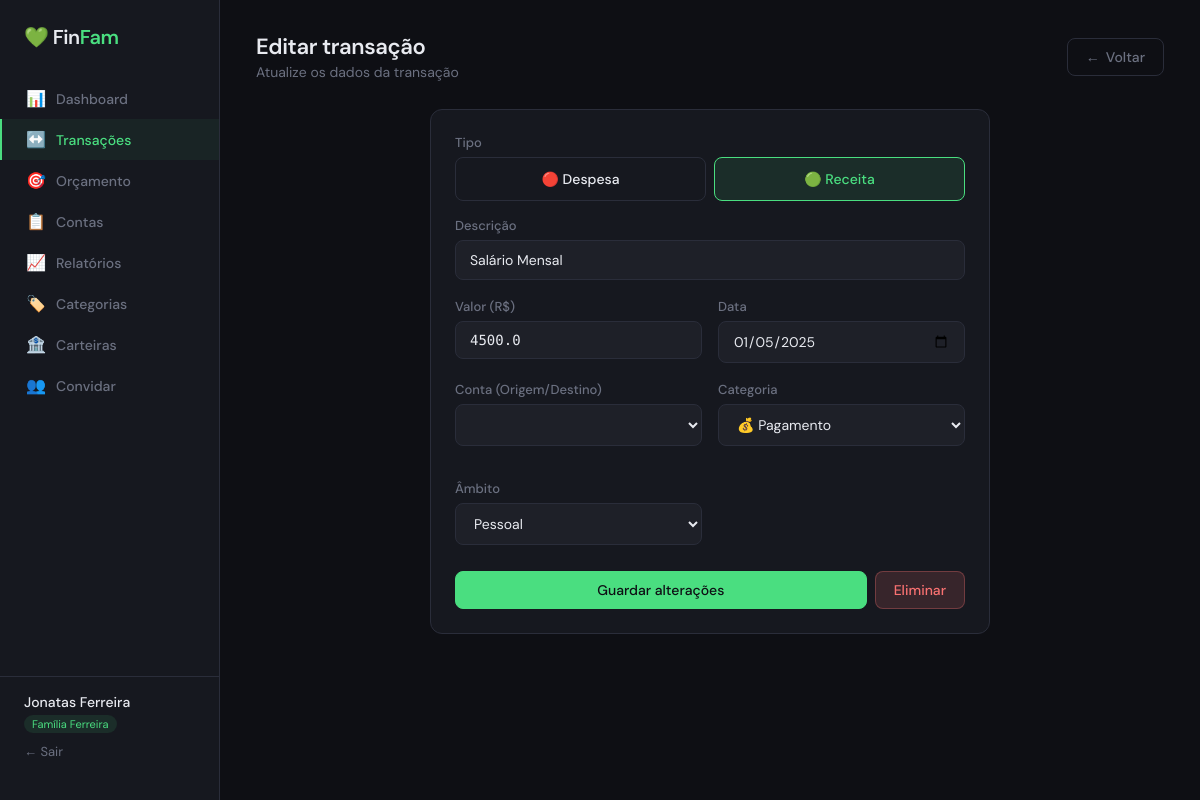
Page /transactions/1/edit (signed in) on the committed database.
### app/models.py (models this page shows, shortened)
class User(UserMixin, db.Model):
    __tablename__ = 'users'
    id = db.Column(db.Integer, primary_key=True)
    name = db.Column(db.String(100), nullable=False)
    email = db.Column(db.String(150), unique=True, nullable=False)
    password_hash = db.Column(db.String(256), nullable=False)
    role = db.Column(db.String(10), default='member')  # 'admin' or 'member'
    family_id = db.Column(db.Integer, db.ForeignKey('families.id'), nullable=True)
    created_at = db.Column(db.DateTime, default=datetime.utcnow)
    family = db.relationship('Family', back_populates='members')
    transactions = db.relationship('Transaction', back_populates='user')
    bills = db.relationship('Bill', back_populates='user')
    @property
    def is_admin(self):
        return self.role == 'admin'

class Family(db.Model):
    __tablename__ = 'families'
    id = db.Column(db.Integer, primary_key=True)
    name = db.Column(db.String(100), nullable=False)
    invite_token = db.Column(db.String(64), unique=True, default=lambda: secrets.token_urlsafe(32))
    created_at = db.Column(db.DateTime, default=datetime.utcnow)
    members = db.relationship('User', back_populates='family')
    categories = db.relationship('Category', back_populates='family')
    transactions = db.relationship('Transaction', back_populates='family')
    budgets = db.relationship('Budget', back_populates='family')
    bills = db.relationship('Bill', back_populates='family')
    bank_accounts = db.relationship('BankAccount', back_populates='family')

class Transaction(db.Model):
    __tablename__ = 'transactions'
    id = db.Column(db.Integer, primary_key=True)
    description = db.Column(db.String(200), nullable=False)
    amount = db.Column(db.Float, nullable=False)
    type = db.Column(db.String(10), nullable=False)  # 'income' or 'expense'
    scope = db.Column(db.String(10), default='personal')  # 'personal' or 'family'
    date = db.Column(db.Date, default=date.today)
    created_at = db.Column(db.DateTime, default=datetime.utcnow)
    user_id = db.Column(db.Integer, db.ForeignKey('users.id'), nullable=False)
    family_id = db.Column(db.Integer, db.ForeignKey('families.id'), nullable=False)
    category_id = db.Column(db.Integer, db.ForeignKey('categories.id'), nullable=True)
    account_id = db.Column(db.Integer, db.ForeignKey('bank_accounts.id'), nullable=True)
    user = db.relationship('User', back_populates='transactions')
    family = db.relationship('Family', back_populates='transactions')
    category = db.relationship('Category', back_populates='transactions')
    account = db.relationship('BankAccount', back_populates='transactions')

class Category(db.Model):
    __tablename__ = 'categories'
    id = db.Column(db.Integer, primary_key=True)
    name = db.Column(db.String(80), nullable=False)
    icon = db.Column(db.String(10), default='💰')
    color = db.Column(db.String(7), default='#6366f1')
    family_id = db.Column(db.Integer, db.ForeignKey('families.id'), nullable=False)
    family = db.relationship('Family', back_populates='categories')
    transactions = db.relationship('Transaction', back_populates='category')
    budgets = db.relationship('Budget', back_populates='category')

### app/routes/transactions.py (the view, shortened to what this page needs)
@transactions_bp.route('/transactions/<int:id>/edit', methods=['GET', 'POST'])
@login_required
def edit(id):
    from ..models import BankAccount
    t = Transaction.query.get_or_404(id)
    if t.family_id != current_user.family_id:
        flash('Sem permissao.', 'danger')
        return redirect(url_for('transactions.index'))
    categories = Category.query.filter_by(family_id=current_user.family_id).all()
    accounts = BankAccount.query.filter_by(family_id=current_user.family_id).all()
    return render_template('transactions/form.html', categories=categories, transaction=t, today=date.today())

### app/templates/transactions/form.html (shortened to what this page needs)
{% extends 'base.html' %}
{% block content %}
<div class="page-header">
  <div>
    <h1 class="page-title">{{ 'Editar transação' if transaction else 'Nova transação' }}</h1>
    <div class="page-subtitle">{{ 'Atualize os dados da transação' if transaction else 'Registe uma receita ou despesa'
      }}</div>
  </div>
  <a href="{{ url_for('transactions.index') }}" class="btn btn-ghost">
    <span aria-hidden="true">←</span> Voltar
  </a>
</div>
<div class="card mx-auto" style="max-width:560px;">
  <form method="POST">
    <fieldset class="form-group mb-4" style="border:none; padding:0; margin:0 0 16px 0;">
      <legend class="form-label" style="margin-bottom:6px;">Tipo</legend>
      <div class="flex gap-2">
        {% set current_type = transaction.type if transaction else 'expense' %}
        <label class="flex-1 cursor-pointer">
          <div class="type-btn text-center font-medium" data-for="typeExpense"
            style="padding:12px; border:1px solid var(--border); border-radius:var(--radius-sm); font-size:14px; transition:all 0.15s;">
            <span aria-hidden="true">🔴</span> Despesa
          </div>
        </label>
        <label class="flex-1 cursor-pointer">
          <div class="type-btn text-center font-medium" data-for="typeIncome"
            style="padding:12px; border:1px solid var(--border); border-radius:var(--radius-sm); font-size:14px; transition:all 0.15s;">
            <span aria-hidden="true">🟢</span> Receita
          </div>
        </label>
      </div>
    </fieldset>
    <div class="form-group">
      <label for="desc-input" class="form-label">Descrição</label>
      <input type="text" id="desc-input" name="description" class="form-control"
        placeholder="ex: Supermercado Pingo Doce" value="{{ transaction.description if transaction else '' }}" required
        autofocus>
    </div>
    <div class="form-row">
      <div class="form-group">
        <label for="amount-input" class="form-label">Valor (R$)</label>
        <input type="number" id="amount-input" name="amount" class="form-control mono" step="0.01" min="0.01"
          placeholder="0.00" value="{{ transaction.amount if transaction else '' }}" required>
      </div>
      <div class="form-group">
        <label for="date-input" class="form-label">Data</label>
        <input type="date" id="date-input" name="date" class="form-control"
          value="{{ transaction.date.isoformat() if transaction else today.isoformat() }}" required>
      </div>
    </div>
    <div class="form-row">
      <div class="form-group">
        <label for="account-select" class="form-label">Conta (Origem/Destino)</label>
        <select id="account-select" name="account_id" class="form-control" required>
        </select>
      </div>
      <div class="form-group">
        <label for="category-select" class="form-label">Categoria</label>
        <select id="category-select" name="category_id" class="form-control">
          {% for cat in categories %}
          <option value="{{ cat.id }}" {% if transaction and transaction.category_id==cat.id %}selected{% endif %}>
            {{ cat.icon }} {{ cat.name }}
          </option>
          {% endfor %}
        </select>
      </div>
      <div class="form-group">
        <label for="scope-select" class="form-label">Âmbito</label>
        <select id="scope-select" name="scope" class="form-control">
          <option value="personal" {% if not transaction or transaction.scope=='personal' %}selected{% endif %}>Pessoal
          </option>
        </select>
      </div>
    </div>
    <div class="flex gap-2 mt-2">
      <button type="submit" class="btn btn-primary flex-1 justify-center">
        {{ 'Guardar alterações' if transaction else 'Registar transação' }}
      </button>
      {% if transaction %}
      <div class="flex">
        <button type="button" class="btn btn-danger"
          onclick="document.getElementById('delete-form').dispatchEvent(new Event('submit', {cancelable: true, bubbles: true}))">Eliminar</button>
      </div>
      {% endif %}
    </div>
  </form>
</div>
{% endblock %}

### app/templates/base.html (shortened to what this page needs)
<!DOCTYPE html>
<html lang="pt">
<head>
  <link rel="stylesheet" href="{{ url_for('static', filename='css/style.css') }}">
</head>
<body hx-ext="preload">
  {% if current_user.is_authenticated %}
  <aside class="sidebar" id="sidebar" role="navigation" aria-label="Menu Principal">
    <div class="sidebar-logo" style="display:flex; justify-content:space-between; width:100%;">
      <div aria-hidden="true">💚 <span>Fin</span>Fam</div>
    </div>
    <nav class="sidebar-nav">
      <a href="{{ url_for('dashboard.index') }}"
        class="nav-item {% if request.endpoint == 'dashboard.index' %}active{% endif %}">
        <span class="icon" aria-hidden="true">📊</span> Dashboard
      </a>
      <a href="{{ url_for('transactions.index') }}"
        class="nav-item {% if 'transactions' in request.endpoint %}active{% endif %}">
        <span class="icon" aria-hidden="true">↔️</span> Transações
      </a>
      <a href="{{ url_for('budget.index') }}" class="nav-item {% if 'budget' in request.endpoint %}active{% endif %}">
        <span class="icon" aria-hidden="true">🎯</span> Orçamento
      </a>
      <a href="{{ url_for('bills.index') }}" class="nav-item {% if 'bills' in request.endpoint %}active{% endif %}">
        <span class="icon" aria-hidden="true">📋</span> Contas
      </a>
      <a href="{{ url_for('reports.index') }}" class="nav-item {% if 'reports' in request.endpoint %}active{% endif %}">
        <span class="icon" aria-hidden="true">📈</span> Relatórios
      </a>
      <a href="{{ url_for('categories.index') }}"
        class="nav-item {% if 'categories' in request.endpoint %}active{% endif %}">
        <span class="icon" aria-hidden="true">🏷️</span> Categorias
      </a>
      <a href="{{ url_for('accounts.index') }}"
        class="nav-item {% if 'accounts' in request.endpoint %}active{% endif %}">
        <span class="icon" aria-hidden="true">🏦</span> Carteiras
      </a>
      {% if current_user.is_admin %}
      <a href="{{ url_for('auth.invite') }}"
        class="nav-item {% if request.endpoint == 'auth.invite' %}active{% endif %}">
        <span class="icon" aria-hidden="true">👥</span> Convidar
      </a>
      {% endif %}
    </nav>
    <div class="sidebar-footer">
      <div class="user-name">{{ current_user.name }}</div>
      {% if current_user.family %}
      <span class="family-badge">{{ current_user.family.name }}</span>
      {% endif %}
      <a href="{{ url_for('auth.logout') }}" class="logout-link">← Sair</a>
    </div>
  </aside>
  {% endif %}
  <main class="main" id="main-content" >
    <div id="content-container">
      {% block content %}{% endblock %}
    </div>
  </main>
</body>
</html>

### app/static/css/style.css (style rules this page uses)
:root { --bg: #0e0f14; --surface: #16181f; --surface2: #1e2028; --border: #2a2d3a; --text: #e8eaf0; --muted: #6b7080; --accent: #4ade80; --accent2: #f87171; --accent3: #60a5fa; --income: #4ade80; --expense: #f87171; --warning: #fbbf24; --radius: 12px; --radius-sm: 8px; }
* { box-sizing: border-box; margin: 0; padding: 0; }
body { font-family: 'DM Sans', sans-serif; background: var(--bg); color: var(--text); min-height: 100vh; display: flex; }
.sidebar { width: 220px; min-height: 100vh; background: var(--surface); border-right: 1px solid var(--border); display: flex; flex-direction: column; padding: 24px 0; position: fixed; top: 0; left: 0; bottom: 0; z-index: 100; transition: transform 0.3s ease; }
.sidebar-logo { padding: 0 24px 28px; font-size: 20px; font-weight: 600; letter-spacing: -0.5px; color: var(--accent); display: flex; align-items: center; gap: 8px; }
.sidebar-logo span { color: var(--text); }
.sidebar-nav { flex: 1; overflow-y: auto; }
.nav-item { display: flex; align-items: center; gap: 10px; padding: 10px 24px; color: var(--muted); text-decoration: none; font-size: 14px; font-weight: 500; transition: all 0.15s; border-left: 2px solid transparent; }
.nav-item.active { color: var(--accent); border-left-color: var(--accent); background: rgba(74, 222, 128, 0.06); }
.nav-item .icon { font-size: 16px; width: 20px; text-align: center; }
.sidebar-footer { padding: 16px 24px; border-top: 1px solid var(--border); font-size: 13px; }
.user-name { color: var(--text); font-weight: 500; font-size: 14px; }
.family-badge { display: inline-block; margin-top: 4px; font-size: 11px; color: var(--accent); background: rgba(74, 222, 128, 0.1); padding: 2px 8px; border-radius: 20px; }
.logout-link { display: block; margin-top: 10px; color: var(--muted); font-size: 13px; text-decoration: none; }
.main { margin-left: 220px; flex: 1; padding: 32px 36px; min-height: 100vh; width: 100%; max-width: 100vw; transition: margin-left 0.3s ease; }
.page-header { margin-bottom: 28px; display: flex; align-items: center; justify-content: space-between; flex-wrap: wrap; gap: 16px; }
.page-title { font-size: 22px; font-weight: 600; letter-spacing: -0.4px; }
.page-subtitle { color: var(--muted); font-size: 14px; margin-top: 2px; }
.card { background: var(--surface); border: 1px solid var(--border); border-radius: var(--radius); padding: 24px; }
.btn { display: inline-flex; align-items: center; justify-content: center; gap: 6px; padding: 9px 18px; border-radius: var(--radius-sm); font-size: 14px; font-weight: 500; font-family: 'DM Sans', sans-serif; cursor: pointer; border: none; text-decoration: none; transition: all 0.15s; }
.btn-primary { background: var(--accent); color: #0e0f14; border: 1px solid var(--accent); }
.btn-ghost { background: transparent; color: var(--muted); border: 1px solid var(--border); }
.btn-danger { background: rgba(248, 113, 113, 0.15); color: var(--expense); border: 1px solid rgba(248, 113, 113, 0.3); }
.form-group { margin-bottom: 18px; display: flex; flex-direction: column; }
.form-label { display: block; font-size: 13px; font-weight: 500; color: var(--muted); margin-bottom: 6px; }
.form-control { width: 100%; padding: 10px 14px; background: var(--surface2); border: 1px solid var(--border); border-radius: var(--radius-sm); color: var(--text); font-family: 'DM Sans', sans-serif; font-size: 14px; transition: border-color 0.15s; }
.form-row { display: grid; grid-template-columns: 1fr 1fr; gap: 16px; }
.mono { font-family: 'DM Mono', monospace; }
.text-center { text-align: center; }
.font-medium { font-weight: 500; }
.flex { display: flex; }
.justify-center { justify-content: center; }
.gap-2 { gap: 8px; }
.mb-4 { margin-bottom: 16px; }
.mt-2 { margin-top: 8px; }
.mx-auto { margin-left: auto; margin-right: auto; }

### app/templates/transactions/form.html (style rules this page uses)
.cursor-pointer { cursor: pointer; }
.flex-1 { flex: 1; }

### rows in the picture
User: name "Jonatas Ferreira"
Family: family.name "Família Ferreira"
Transaction: category_id "💰 Pagamento", scope "Pessoal"

### other values in the picture
{{ 'Editar transação' if transaction else 'Nova transação' }} "Editar transação"
{{ 'Guardar alterações' if transaction else 'Registar transação' }} "Guardar alterações"
